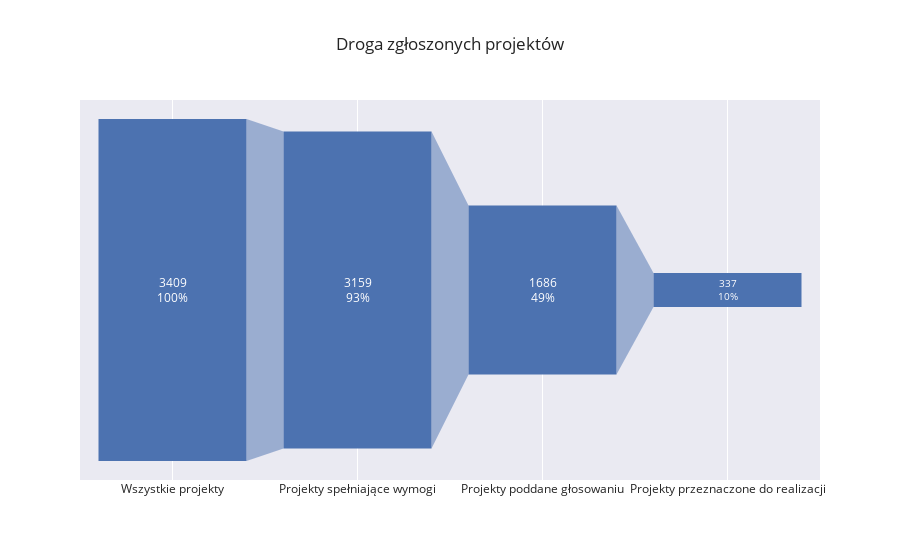

Write notebook code for a chart like this one.
### Code cell
p_all = len(df)
p_pass = p_all - df['status'].str.lower().str.contains('wycofane').sum()
p_vote = p_pass - df['status'].str.lower().str.contains('nie bierze udziału w głosowaniu').sum()
p_picked = len(df[df['status'].isin(['Wybrany w głosowaniu', 'Realizacja z listy rezerwowej', 'Realizowany poza WBO, nie bierze udziału w głosowaniu'])])

category = [
    'Wszystkie projekty', 
    'Projekty spełniające wymogi', 
    'Projekty poddane głosowaniu', 
    'Projekty przeznaczone do realizacji']
value = [
    p_all, 
    p_pass, 
    p_vote, 
    p_picked]


fig = go.Figure()
fig.add_trace(go.Funnel(
        x=category, 
        y=value, 
        textinfo = "value+percent initial", 
        orientation='v',
))

fig.update_layout(title='Droga zgłoszonych projektów', template="seaborn")
fig.show()

### Figure 1 — Plotly figure (JSON) as saved in the notebook; plotly's stock layout.template omitted (floating-point values rounded to 4 significant figures)
{"data": [{"orientation": "v", "textinfo": "value+percent initial", "type": "funnel", "x": ["Wszystkie projekty", "Projekty spełniające wymogi", "Projekty poddane głosowaniu", "Projekty przeznaczone do realizacji"], "y": [3409, 3159, 1686, 337]}], "layout": {"title": {"text": "Droga zgłoszonych projektów"}}}
